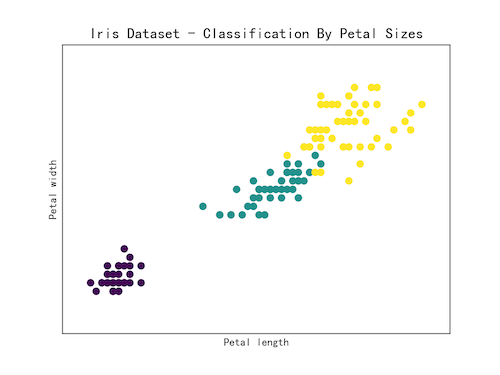

Source code (Python):
import matplotlib.pyplot as plt
from sklearn import datasets

iris = datasets.load_iris()
x = iris.data[:,2] # X-Axis - petal length
y = iris.data[:,3] # Y-Axis - petal width

species = iris.target # Species

x_min, x_max = x.min() - .5, x.max() + .5
y_min, y_max = y.min() - .5, y.max() + .5

plt.figure()
plt.title('Iris Dataset - Classification By Petal Sizes', size=14)
plt.scatter(x,y, c=species)
plt.xlabel('Petal length')
plt.ylabel('Petal width')
plt.xlim(x_min, x_max)
plt.ylim(y_min, y_max)
plt.xticks(())
plt.yticks(())
plt.show()
